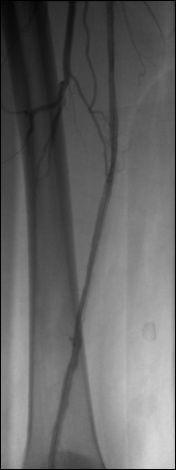
#> input picture image/img1.jpg, 176 x 470 px, found by its file name
$ python subtraction.py
#> lines starting #> are read from the running program, lines starting #| are printed output that depends on the picture
import cv2
import numpy as np


# Load ảnh
img1 = cv2.imread("img1.jpg", cv2.IMREAD_GRAYSCALE)  # ảnh có mạch
#> img1 is the input picture: shape (470, 176); min 0, max 220, mean 101.4
img2 = cv2.imread("img2.jpg", cv2.IMREAD_GRAYSCALE)  # ảnh nền
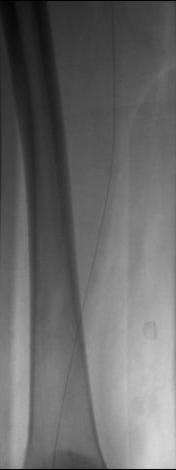
#> input picture image/img2.jpg, 176 x 470 px, found by its file name
#> img2 is the input picture: shape (470, 176); min 0, max 215, mean 104.6

# Resize cùng kích thước
img2 = cv2.resize(img2, (img1.shape[1], img1.shape[0]))

# Step 1: Subtraction (background subtraction)
sub = cv2.subtract(img1, img2)

# Step 2: Enhance contrast (Histogram Equalization)
enhanced = cv2.equalizeHist(sub)
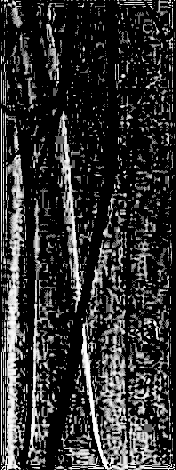
#> enhanced: shape (470, 176); min 0, max 255, mean 50.1

# Ngoài ra có thể dùng CLAHE để tránh quá sáng tối
clahe = cv2.createCLAHE(clipLimit=2.0, tileGridSize=(8,8))
clahe_enhanced = clahe.apply(sub)
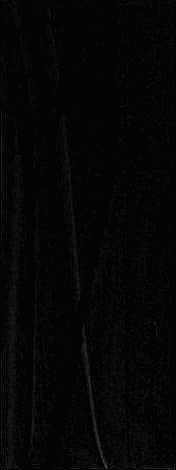
#> clahe_enhanced: shape (470, 176); min 3, max 66, mean 5.3

# Hiển thị
cv2.imshow("Original", img1)
cv2.imshow("Background", img2)
cv2.imshow("Subtracted", sub)
cv2.imshow("Enhanced Contrast (HistEq)", enhanced)
cv2.imshow("Enhanced Contrast (CLAHE)", clahe_enhanced)
cv2.waitKey(0)
cv2.destroyAllWindows()
